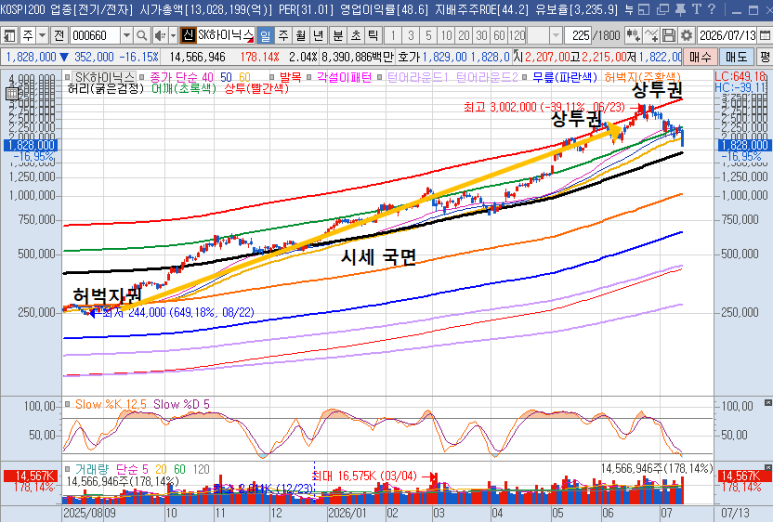
#> input picture blog_images/chart_1.png, 773 x 522 px
$ python position_band_extract.py --input-dir ../../../blog_images --output out.png --summary-output out.png
#> lines starting #> are read from the running program, lines starting #| are printed output that depends on the picture
"""Draft extractor for colored price-position bands in locally stored HTS screenshots.

This script never treats a screen-pixel measurement as an exact original indicator
value.  It writes one row per screen-x sample and band, with a review flag.
Raw screenshots stay outside the repository; only CSV observations are exportable.
"""

from __future__ import annotations

import argparse
import csv
from pathlib import Path
from typing import Iterable

import cv2
import numpy as np


CHART_SORT_INDICES = {
    0, 1, 2, 3, 4, 5, 6, 7, 8, 9, 12, 14, 16, 18, 21, 24, 27, 30,
    32, 33, 34, 35, 36, 37, 38, 41,
}


def sorted_screenshots(directory: Path) -> list[Path]:
    return sorted(directory.glob("*.png"), key=lambda p: p.stat().st_mtime)


def color_masks(image_bgr: np.ndarray) -> dict[str, np.ndarray]:
    """Broad masks; later visual review decides whether a segment is a true band."""
    b, g, r = cv2.split(image_bgr)
    masks = {
        "top": (r > 175) & (g < 125) & (b < 125),
        "shoulder": (g > 105) & (r < 150) & (b < 155),
        "thigh": (r > 175) & (g > 45) & (g < 205) & (b < 115),
        "knee": (b > 115) & (r < 145) & (g < 175),
        "waist": (r < 88) & (g < 88) & (b < 88),
    }
    return {name: mask.astype(np.uint8) for name, mask in masks.items()}


def y_candidates(mask: np.ndarray, x: int, half_width: int, y0: int, y1: int) -> list[int]:
    x0 = max(0, x - half_width)
    x1 = min(mask.shape[1], x + half_width + 1)
    local = mask[y0:y1, x0:x1]
    rows = np.where(local.sum(axis=1) > 0)[0]
    if rows.size == 0:
        return []
    # Merge immediately adjacent painted rows into one candidate centre.
    groups: list[list[int]] = [[int(rows[0])]]
    for row in rows[1:]:
        if int(row) <= groups[-1][-1] + 2:
            groups[-1].append(int(row))
        else:
            groups.append([int(row)])
    return [int(round(y0 + np.median(group))) for group in groups]


def choose_ordered(candidates: dict[str, list[int]], y0: int, y1: int) -> dict[str, int | None]:
    """Choose a monotonic top��shoulder��waist��thigh��knee sequence.

    The function deliberately returns None rather than forcing a match when a
    coloured text label, candlestick, or hidden line makes the order impossible.
    """
    order = ["top", "shoulder", "waist", "thigh", "knee"]
    chosen: dict[str, int | None] = {band: None for band in order}
    previous = y0 - 1
    for band in order:
        pool = [y for y in candidates[band] if y > previous + 2]
        if not pool:
            continue
        # Position bands normally occupy a broad vertical span. Choose the
        # first ordered colour trace; label/text artefacts are reviewed later.
        selected = min(pool)
        chosen[band] = selected
        previous = selected
    if chosen["top"] is not None and chosen["knee"] is not None:
        if chosen["knee"] - chosen["top"] < max(18, int((y1 - y0) * 0.06)):
            return {band: None for band in order}
    return chosen


def samples_for_image(path: Path, image_id: str, local_index: int) -> Iterable[dict[str, object]]:
    # cv2.imread cannot reliably open Korean Windows paths in this runtime.
#> called with image_id = 'PF000', local_index = 0
    encoded = np.fromfile(path, dtype=np.uint8)
    image = cv2.imdecode(encoded, cv2.IMREAD_COLOR)
#> image is the input picture: shape (522, 773, 3); mean B, G, R 224.6, 219.1, 222.5
    if image is None:
        return []
    height, width = image.shape[:2]
#> height = 522; width = 773
    # HTS plot region excluding toolbar, lower oscillators, left/right price labels.
    y0, y1 = int(height * 0.13), int(height * 0.72)
#> y0 = 67; y1 = 375
    x0, x1 = int(width * 0.09), int(width * 0.88)
#> x0 = 69; x1 = 680
    masks = color_masks(image)
#> in color_masks, `b, g, r = cv2.split(image_bgr)`:
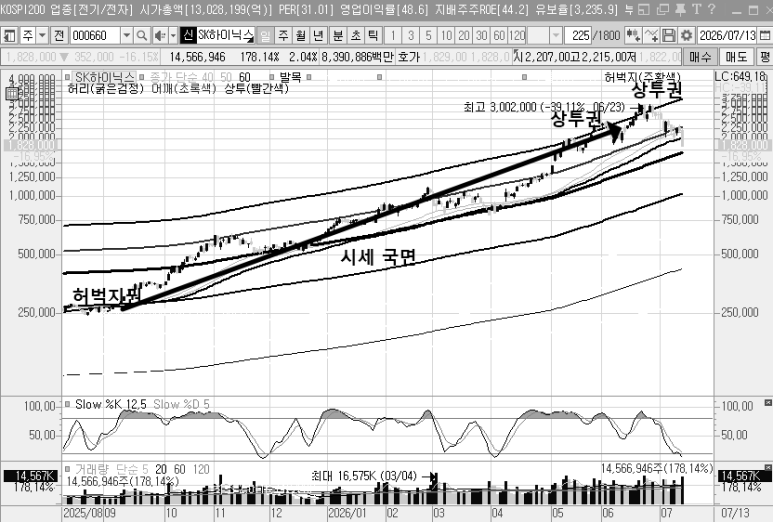
#> b: shape (522, 773); min 0, max 255, mean 224.6
#> in color_masks, `b, g, r = cv2.split(image_bgr)`:
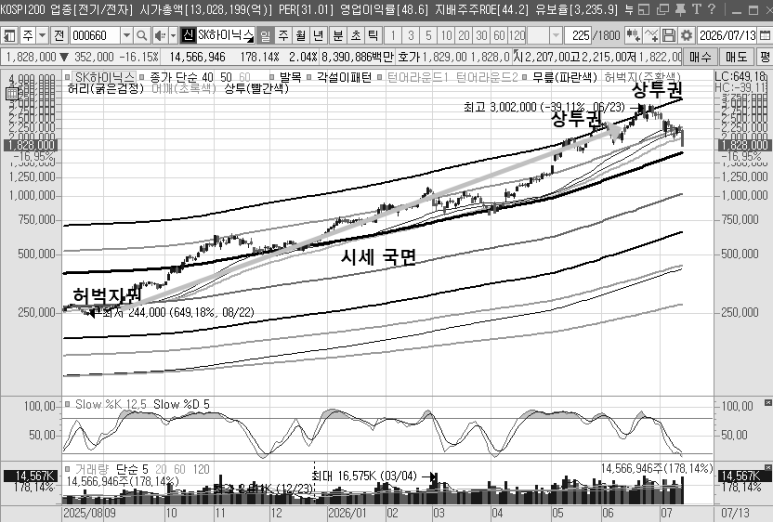
#> g: shape (522, 773); min 0, max 255, mean 219.1
#> in color_masks, `b, g, r = cv2.split(image_bgr)`:
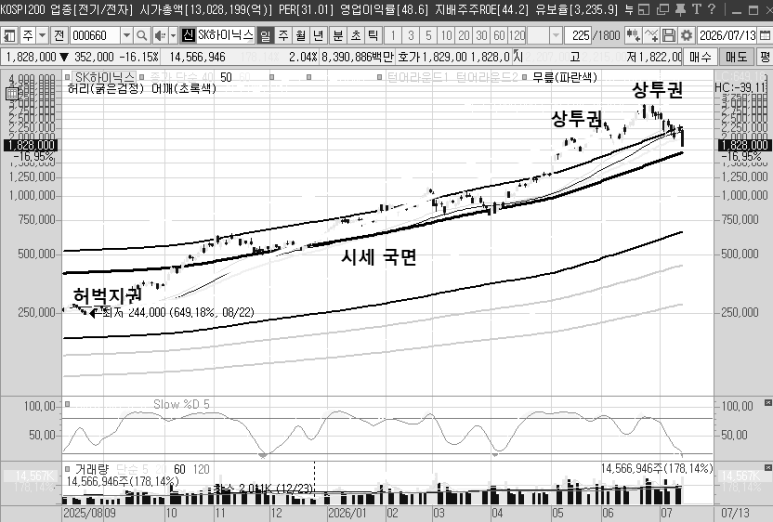
#> r: shape (522, 773); min 0, max 255, mean 222.5
#> masks = 5 items
    rows: list[dict[str, object]] = []
    for fraction in (0.20, 0.50, 0.80):
        x = int(x0 + (x1 - x0) * fraction)
        candidates = {band: y_candidates(mask, x, 4, y0, y1) for band, mask in masks.items()}
        chosen = choose_ordered(candidates, y0, y1)
        top, knee = chosen["top"], chosen["knee"]
        span = (knee - top) if top is not None and knee is not None else None
        for band, y in chosen.items():
            q = None
            if span and y is not None and span > 0:
                q = (y - top) / span
            quality = "AUTO_DRAFT"
            if y is None:
                quality = "NOT_FOUND"
            rows.append(
                {
                    "image_id": image_id,
                    "local_sort_index": local_index,
                    "source_file_name": path.name,
                    "x_fraction": f"{fraction:.2f}",
                    "x_px": x,
                    "band": band,
                    "y_px": "" if y is None else y,
                    "screen_q_top_to_knee": "" if q is None else f"{q:.6f}",
                    "plot_y0": y0,
                    "plot_y1": y1,
                    "price_axis": "UNKNOWN",
                    "observation_quality": quality,
                    "review_required": "YES",
                    "method": "broad_rgb_mask_ordered_sequence_v0",
                }
            )
#> this loop made 3 passes
#> (top, knee, span) on passes 1 to 3: (216, 292, 76), (184, 305, 121), (106, 156, 50)
#> after the loop, rows = 15 items
    return rows


def main() -> None:
    parser = argparse.ArgumentParser()
    parser.add_argument("--input-dir", type=Path, required=True)
    parser.add_argument("--output", type=Path, required=True)
    parser.add_argument("--summary-output", type=Path, required=True)
    args = parser.parse_args()

    rows: list[dict[str, object]] = []
    for index, path in enumerate(sorted_screenshots(args.input_dir)):
        if index not in CHART_SORT_INDICES:
            continue
        rows.extend(samples_for_image(path, f"PF{index:03d}", index))
#> pass 2 of the loop in main, `for index, path in enumerate(sorted_screenshots(args.input_dir)):`:
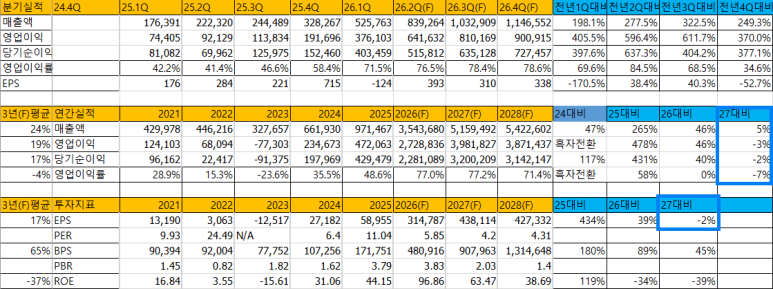
#> input picture blog_images/chart_2.png, 773 x 289 px
#> in samples_for_image, image is the input picture: shape (289, 773, 3); mean B, G, R 204, 219.6, 218.7
#> in color_masks (call 2), `b, g, r = cv2.split(image_bgr)`:
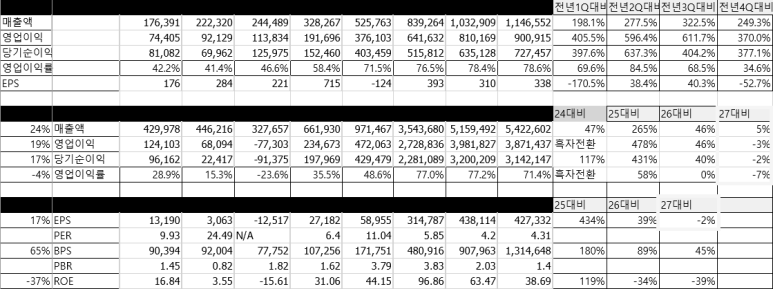
#> b: shape (289, 773); min 0, max 255, mean 204
#> g: shape (289, 773)
#> in color_masks (call 2), `b, g, r = cv2.split(image_bgr)`:
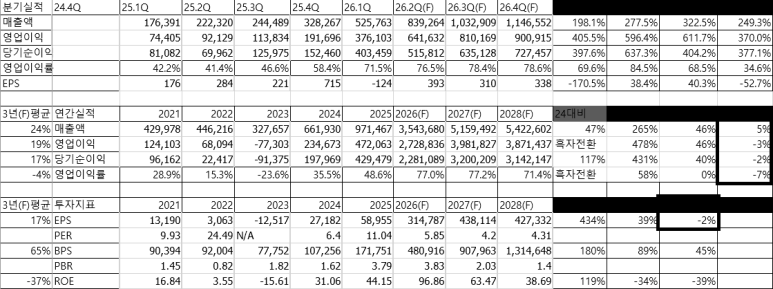
#> r: shape (289, 773); min 0, max 255, mean 218.7
#> the loop in samples_for_image (call 2), `for fraction in (0.20, 0.50, 0.80):` made 3 passes
#> (top, knee, span) on pass 2: (110, 144, 34)
    args.output.parent.mkdir(parents=True, exist_ok=True)
    fields = [
        "image_id", "local_sort_index", "source_file_name", "x_fraction", "x_px",
        "band", "y_px", "screen_q_top_to_knee", "plot_y0", "plot_y1", "price_axis",
        "observation_quality", "review_required", "method",
    ]
    with args.output.open("w", newline="", encoding="utf-8") as handle:
        writer = csv.DictWriter(handle, fieldnames=fields)
        writer.writeheader()
        writer.writerows(rows)
    summary_rows = []
    for image_id in sorted({str(row["image_id"]) for row in rows}):
        image_rows = [row for row in rows if row["image_id"] == image_id]
        by_band = {
            band: [float(row["screen_q_top_to_knee"]) for row in image_rows if row["band"] == band and row["screen_q_top_to_knee"] != ""]
            for band in ("shoulder", "waist", "thigh")
        }
        missing = sum(1 for row in image_rows if row["observation_quality"] == "NOT_FOUND")
        stats = {}
        for band, values in by_band.items():
            stats[f"{band}_q_mean"] = "" if not values else f"{np.mean(values):.6f}"
            stats[f"{band}_q_std"] = "" if len(values) < 2 else f"{np.std(values):.6f}"
        quality = "AUTO_REVIEW"
        if missing:
            quality = "INCOMPLETE"
        elif any(len(values) != 3 for values in by_band.values()):
            quality = "INCOMPLETE"
        summary_rows.append(
            {
                "image_id": image_id,
                "local_sort_index": image_rows[0]["local_sort_index"],
                "total_observations": len(image_rows),
                "not_found": missing,
                "review_status": quality,
                **stats,
            }
        )
#> this loop made 2 passes
#> (image_id, by_band, missing, quality) on pass 2: ('PF001', {'shoulder': [0.118], 'waist': [0.324], 'thigh': [0.588]}, 4, 'INCOMPLETE')
#> (image_id, missing, quality) on pass 1: ('PF000', 0, 'AUTO_REVIEW')
#> after the loop, summary_rows = 2 items
    args.summary_output.parent.mkdir(parents=True, exist_ok=True)
    with args.summary_output.open("w", newline="", encoding="utf-8") as handle:
        fields = [
            "image_id", "local_sort_index", "total_observations", "not_found", "review_status",
            "shoulder_q_mean", "shoulder_q_std", "waist_q_mean", "waist_q_std", "thigh_q_mean", "thigh_q_std",
        ]
        writer = csv.DictWriter(handle, fieldnames=fields)
        writer.writeheader()
        writer.writerows(summary_rows)
    print(f"wrote {len(rows)} observations to {args.output}")
#| wrote 30 observations to out.png
    print(f"wrote {len(summary_rows)} image summaries to {args.summary_output}")
#| wrote 2 image summaries to out.png


if __name__ == "__main__":
    main()
